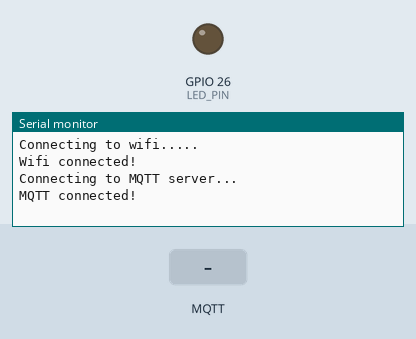
Recording of a sketch running on a simulated ESP32. Shown: output pins drawn as LEDs (lit = HIGH), the last lines printed to the serial monitor. The test bench sets the inputs (shaded band). WiFi joins after 1.5 s; servers stay silent unless stated; no MQTT or app messages arrive unless stated.

Above: at 5.2 s.
5.3 s: MQTT message "server" arrives on the first subscribed topic
At 6.4 s:
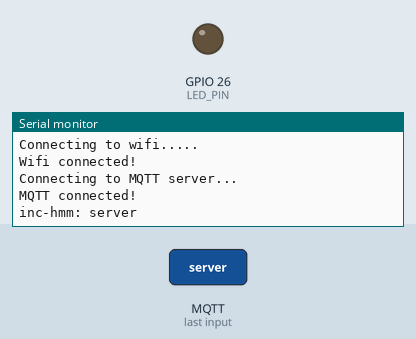
6.8 s: MQTT message "led" arrives on the first subscribed topic
At 7.5 s:
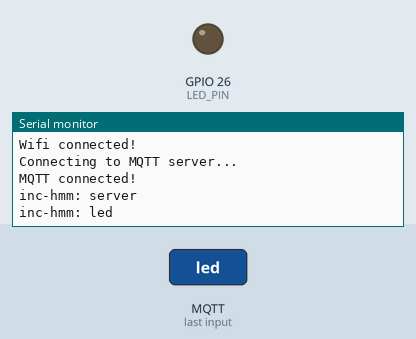
8.3 s: MQTT message "on" arrives on the first subscribed topic
At 8.7 s:
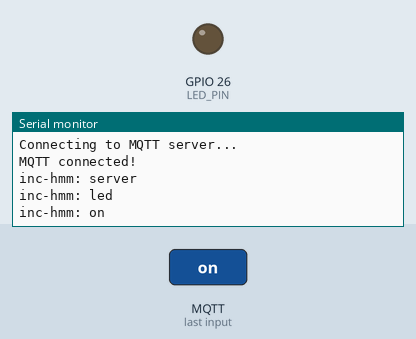

The sketch:

MQTT_led.ino
```cpp
#include <WiFi.h>
#include <MQTT.h>
#include <ArduinoJson.h>
// If necessary: install this library by going to menu Sketch > Include Libary > Manage Libraries...
// Search for StringSplitter and click Install.
#include "StringSplitter.h"

char ssid[] = "wifi network name";  // Replace with your network SSID
char pass[] = "wifi password";  // Replace with your network password
char host[] = "test.mosquitto.org"; // don't change this.
char topic[] = "inc-hmm"; // don't change this.
String client_id = "esp1"; // but please DO change this :)

WiFiClient wifiClient;
MQTTClient client;

#define LED_PIN 26

/*
Setup get run when the ESP32 starts up.
*/
void setup() {
  Serial.begin(115200); // serial communication for debugging
  pinMode(LED_PIN, OUTPUT); // configure pin 26 as a output.

  // start wifi and mqtt
  WiFi.begin(ssid, pass);
  client.begin(host, wifiClient);
  client.onMessage(messageReceived); // call the messageReceived function when a message is received
	// connect wifi and mqtt
  connectWifi();
  connectMqtt();
	// say hi
  sendMessage("connect");
}

/*
* The loop function continuously check for new MQTT messages
*/
void loop() {
  client.loop();
  // check if connected to the MQTT relay server
  if (!client.connected()) {
    Serial.println("lost connection");
    connectMqtt();
		delay(5000); // prevent flooding the server
  }
}

/*
* This is where the real work happens in this example...
* The messageReceived function is called when we receive a message over MQTT.
* Each message is formatted like this:
* `origin:command:parameter`
* `origin` is the sender, here we're looking for messages received from `server`.
* `command` is the command to be executed, in this example it's the command `led` we're waiting for.
* `parameter` can contain extra information, here it can be `on` to turn the led on and anything else in the
* parameter will turn the led off.
*/
void messageReceived(String &topic, String &payload) {
  Serial.println(topic + ": " + payload);

  StringSplitter *splitter = new StringSplitter(payload, ':', 3);
  int itemCount = splitter->getItemCount();

  if ( itemCount == 3 ){ // we have properly formatted command
    String origin = splitter->getItemAtIndex(0);
    String command = splitter->getItemAtIndex(1);
    String parameter = splitter->getItemAtIndex(2);

    if( origin == "server" ){
      if( command == "led" ) {
        if ( parameter == "on" ){
          digitalWrite( LED_PIN, HIGH );
        } else {
          digitalWrite( LED_PIN, LOW );
        }
      }
    }
  }
}

/* ---------------------- you can ignore code below this line --------------------- */

/*
* Wait for wifi connection
*/
void connectWifi() {
  Serial.print("Connecting to wifi...");
  while (WiFi.status() != WL_CONNECTED) {
    Serial.print(".");
    delay(1000);
  }
  Serial.println("\nWifi connected!");
  delay(1000);
}

/*
* Wait for MQTT connection and subscribe to the topic
*/
void connectMqtt() {
  Serial.print("\nConnecting to MQTT server...");
  while (!client.connect(client_id.c_str())) {
    Serial.print(".");
    delay(1000);
  }
  Serial.println("\nMQTT connected!");
  delay(1000);
  client.subscribe(topic);
}

/*
* Concat the command and parameter into a colon separated string
* and publish the message
*/
void sendMessage(String message, String parameter) {
  String msg = client_id + ":" + message + ":" + parameter;
  client.publish(topic, msg);
}

/*
* Overloaded sendMessage function without the parameter
*/
void sendMessage(String message) {
  sendMessage(message, "");
}
```

Measured:
- after the input at 5.3 s, the serial monitor: prints a new line at once (image 1)
- after the input at 6.8 s, the serial monitor: prints a new line at once (image 2)
- after the input at 8.3 s, the serial monitor: prints a new line at once (image 3)
